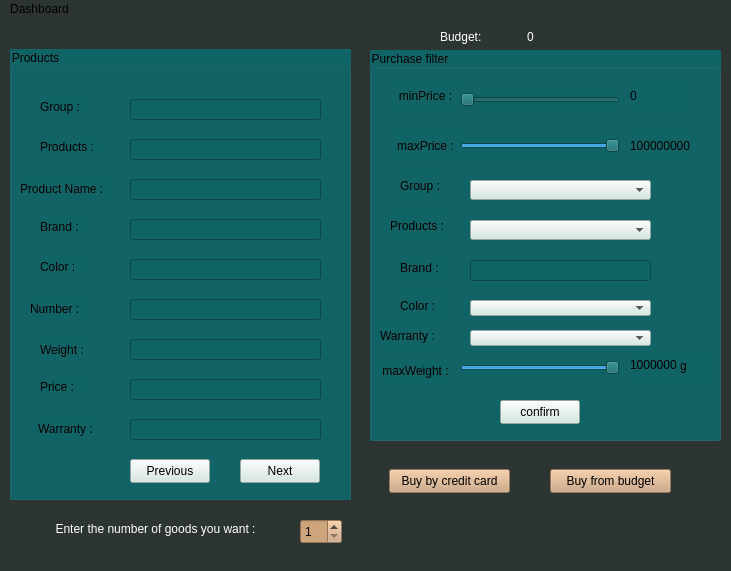
<?xml version="1.0" encoding="UTF-8"?>
<ui version="4.0">
 <class>Client</class>
 <widget class="QMainWindow" name="Client">
  <property name="geometry">
   <rect>
    <x>0</x>
    <y>0</y>
    <width>731</width>
    <height>571</height>
   </rect>
  </property>
  <property name="minimumSize">
   <size>
    <width>731</width>
    <height>571</height>
   </size>
  </property>
  <property name="maximumSize">
   <size>
    <width>731</width>
    <height>571</height>
   </size>
  </property>
  <property name="windowTitle">
   <string>MainWindow</string>
  </property>
  <property name="styleSheet">
   <string notr="true">background-color: #2C3531</string>
  </property>
  <widget class="QWidget" name="centralwidget">
   <widget class="QGroupBox" name="groupBox_2">
    <property name="geometry">
     <rect>
      <x>370</x>
      <y>31</y>
      <width>351</width>
      <height>391</height>
     </rect>
    </property>
    <property name="styleSheet">
     <string notr="true">background-color: #116466;
font: 600 9pt &quot;Segoe UI&quot;;</string>
    </property>
    <property name="title">
     <string>Purchase filter</string>
    </property>
    <widget class="QSlider" name="horizontalSlider_minPrice">
     <property name="geometry">
      <rect>
       <x>90</x>
       <y>40</y>
       <width>160</width>
       <height>20</height>
      </rect>
     </property>
     <property name="maximum">
      <number>100000000</number>
     </property>
     <property name="orientation">
      <enum>Qt::Horizontal</enum>
     </property>
    </widget>
    <widget class="QLabel" name="label_4">
     <property name="geometry">
      <rect>
       <x>20</x>
       <y>30</y>
       <width>71</width>
       <height>31</height>
      </rect>
     </property>
     <property name="styleSheet">
      <string notr="true">font: 600 9pt &quot;Segoe UI&quot;;</string>
     </property>
     <property name="text">
      <string>minPrice :</string>
     </property>
     <property name="alignment">
      <set>Qt::AlignCenter</set>
     </property>
    </widget>
    <widget class="QSlider" name="horizontalSlider_maxPrice">
     <property name="geometry">
      <rect>
       <x>90</x>
       <y>85</y>
       <width>160</width>
       <height>21</height>
      </rect>
     </property>
     <property name="layoutDirection">
      <enum>Qt::LeftToRight</enum>
     </property>
     <property name="minimum">
      <number>0</number>
     </property>
     <property name="maximum">
      <number>100000000</number>
     </property>
     <property name="singleStep">
      <number>1</number>
     </property>
     <property name="value">
      <number>100000000</number>
     </property>
     <property name="orientation">
      <enum>Qt::Horizontal</enum>
     </property>
    </widget>
    <widget class="QLabel" name="label_2">
     <property name="geometry">
      <rect>
       <x>20</x>
       <y>80</y>
       <width>71</width>
       <height>31</height>
      </rect>
     </property>
     <property name="styleSheet">
      <string notr="true">font: 600 9pt &quot;Segoe UI&quot;;</string>
     </property>
     <property name="text">
      <string>maxPrice :</string>
     </property>
     <property name="alignment">
      <set>Qt::AlignCenter</set>
     </property>
    </widget>
    <widget class="QLabel" name="label_setminPrice">
     <property name="geometry">
      <rect>
       <x>260</x>
       <y>30</y>
       <width>61</width>
       <height>31</height>
      </rect>
     </property>
     <property name="text">
      <string>0</string>
     </property>
    </widget>
    <widget class="QLabel" name="label_setmaxPrice">
     <property name="geometry">
      <rect>
       <x>260</x>
       <y>80</y>
       <width>61</width>
       <height>31</height>
      </rect>
     </property>
     <property name="text">
      <string>100000000</string>
     </property>
    </widget>
    <widget class="QComboBox" name="comboBox_group">
     <property name="geometry">
      <rect>
       <x>100</x>
       <y>130</y>
       <width>181</width>
       <height>20</height>
      </rect>
     </property>
     <property name="styleSheet">
      <string notr="true">background-color: #D1E8E2</string>
     </property>
     <item>
      <property name="text">
       <string/>
      </property>
     </item>
     <item>
      <property name="text">
       <string>Electronics</string>
      </property>
     </item>
     <item>
      <property name="text">
       <string>Home and Kitchen</string>
      </property>
     </item>
    </widget>
    <widget class="QLabel" name="label_3">
     <property name="geometry">
      <rect>
       <x>30</x>
       <y>120</y>
       <width>41</width>
       <height>31</height>
      </rect>
     </property>
     <property name="styleSheet">
      <string notr="true">font: 600 9pt &quot;Segoe UI&quot;;</string>
     </property>
     <property name="text">
      <string>Group :</string>
     </property>
    </widget>
    <widget class="QLabel" name="label_5">
     <property name="geometry">
      <rect>
       <x>20</x>
       <y>160</y>
       <width>61</width>
       <height>31</height>
      </rect>
     </property>
     <property name="styleSheet">
      <string notr="true">font: 600 9pt &quot;Segoe UI&quot;;</string>
     </property>
     <property name="text">
      <string>Products :</string>
     </property>
    </widget>
    <widget class="QComboBox" name="comboBox_products">
     <property name="enabled">
      <bool>true</bool>
     </property>
     <property name="geometry">
      <rect>
       <x>100</x>
       <y>170</y>
       <width>181</width>
       <height>20</height>
      </rect>
     </property>
     <property name="styleSheet">
      <string notr="true">background-color: #D1E8E2</string>
     </property>
     <item>
      <property name="text">
       <string/>
      </property>
     </item>
     <item>
      <property name="text">
       <string>Accessories &amp; Supplies</string>
      </property>
     </item>
     <item>
      <property name="text">
       <string>Cell Phones &amp; Accessories</string>
      </property>
     </item>
     <item>
      <property name="text">
       <string>Camera &amp; Photo</string>
      </property>
     </item>
     <item>
      <property name="text">
       <string>Televison &amp; Video</string>
      </property>
     </item>
     <item>
      <property name="text">
       <string>Video Game Consoles &amp; Accessories</string>
      </property>
     </item>
     <item>
      <property name="text">
       <string>Headphones</string>
      </property>
     </item>
     <item>
      <property name="text">
       <string>Computer &amp; Accessories</string>
      </property>
     </item>
     <item>
      <property name="text">
       <string>Bedding</string>
      </property>
     </item>
     <item>
      <property name="text">
       <string>Bath</string>
      </property>
     </item>
     <item>
      <property name="text">
       <string>Furniture</string>
      </property>
     </item>
     <item>
      <property name="text">
       <string>Home Decor</string>
      </property>
     </item>
     <item>
      <property name="text">
       <string>Kitchen &amp; dining</string>
      </property>
     </item>
     <item>
      <property name="text">
       <string>Cleaning Supplies</string>
      </property>
     </item>
     <item>
      <property name="text">
       <string>Irons &amp; Steamers</string>
      </property>
     </item>
    </widget>
    <widget class="QComboBox" name="color_combo">
     <property name="geometry">
      <rect>
       <x>100</x>
       <y>250</y>
       <width>181</width>
       <height>16</height>
      </rect>
     </property>
     <property name="styleSheet">
      <string notr="true">background-color: #D1E8E2</string>
     </property>
     <item>
      <property name="text">
       <string/>
      </property>
     </item>
     <item>
      <property name="text">
       <string>Red</string>
      </property>
     </item>
     <item>
      <property name="text">
       <string>Blue</string>
      </property>
     </item>
     <item>
      <property name="text">
       <string>Yellow</string>
      </property>
     </item>
     <item>
      <property name="text">
       <string>Pink</string>
      </property>
     </item>
     <item>
      <property name="text">
       <string>Orange</string>
      </property>
     </item>
     <item>
      <property name="text">
       <string>Green</string>
      </property>
     </item>
     <item>
      <property name="text">
       <string>Brown</string>
      </property>
     </item>
     <item>
      <property name="text">
       <string>Purple</string>
      </property>
     </item>
     <item>
      <property name="text">
       <string>White</string>
      </property>
     </item>
     <item>
      <property name="text">
       <string>Gray</string>
      </property>
     </item>
     <item>
      <property name="text">
       <string>Black</string>
      </property>
     </item>
    </widget>
    <widget class="QLabel" name="label_6">
     <property name="geometry">
      <rect>
       <x>30</x>
       <y>240</y>
       <width>49</width>
       <height>31</height>
      </rect>
     </property>
     <property name="styleSheet">
      <string notr="true">font: 600 9pt &quot;Segoe UI&quot;;</string>
     </property>
     <property name="text">
      <string>Color :</string>
     </property>
    </widget>
    <widget class="QLineEdit" name="lineEdit_brand">
     <property name="geometry">
      <rect>
       <x>100</x>
       <y>210</y>
       <width>181</width>
       <height>21</height>
      </rect>
     </property>
    </widget>
    <widget class="QLabel" name="label_7">
     <property name="geometry">
      <rect>
       <x>30</x>
       <y>207</y>
       <width>49</width>
       <height>21</height>
      </rect>
     </property>
     <property name="styleSheet">
      <string notr="true">font: 600 9pt &quot;Segoe UI&quot;;</string>
     </property>
     <property name="text">
      <string>Brand :</string>
     </property>
    </widget>
    <widget class="QPushButton" name="pushButton">
     <property name="geometry">
      <rect>
       <x>130</x>
       <y>350</y>
       <width>80</width>
       <height>24</height>
      </rect>
     </property>
     <property name="styleSheet">
      <string notr="true">background-color: #D1E8E2</string>
     </property>
     <property name="text">
      <string>confirm</string>
     </property>
    </widget>
    <widget class="QLabel" name="label_8">
     <property name="geometry">
      <rect>
       <x>10</x>
       <y>270</y>
       <width>61</width>
       <height>31</height>
      </rect>
     </property>
     <property name="styleSheet">
      <string notr="true">font: 600 9pt &quot;Segoe UI&quot;;</string>
     </property>
     <property name="text">
      <string>Warranty :</string>
     </property>
    </widget>
    <widget class="QComboBox" name="comboBox_warranty">
     <property name="geometry">
      <rect>
       <x>100</x>
       <y>280</y>
       <width>181</width>
       <height>16</height>
      </rect>
     </property>
     <property name="styleSheet">
      <string notr="true">background-color: #D1E8E2</string>
     </property>
     <item>
      <property name="text">
       <string/>
      </property>
     </item>
     <item>
      <property name="text">
       <string>True</string>
      </property>
     </item>
     <item>
      <property name="text">
       <string>False</string>
      </property>
     </item>
    </widget>
    <widget class="QLabel" name="label_18">
     <property name="geometry">
      <rect>
       <x>10</x>
       <y>310</y>
       <width>71</width>
       <height>21</height>
      </rect>
     </property>
     <property name="styleSheet">
      <string notr="true">font: 600 9pt &quot;Segoe UI&quot;;</string>
     </property>
     <property name="text">
      <string>maxWeight :</string>
     </property>
     <property name="alignment">
      <set>Qt::AlignCenter</set>
     </property>
    </widget>
    <widget class="QSlider" name="horizontalSlider_weight">
     <property name="geometry">
      <rect>
       <x>90</x>
       <y>310</y>
       <width>160</width>
       <height>16</height>
      </rect>
     </property>
     <property name="maximum">
      <number>1000000</number>
     </property>
     <property name="value">
      <number>1000000</number>
     </property>
     <property name="orientation">
      <enum>Qt::Horizontal</enum>
     </property>
    </widget>
    <widget class="QLabel" name="label_weight">
     <property name="geometry">
      <rect>
       <x>260</x>
       <y>299</y>
       <width>51</width>
       <height>31</height>
      </rect>
     </property>
     <property name="text">
      <string>1000000</string>
     </property>
    </widget>
    <widget class="QLabel" name="label_19">
     <property name="geometry">
      <rect>
       <x>310</x>
       <y>300</y>
       <width>31</width>
       <height>31</height>
      </rect>
     </property>
     <property name="styleSheet">
      <string notr="true">font: 600 9pt &quot;Segoe UI&quot;;</string>
     </property>
     <property name="text">
      <string>g</string>
     </property>
    </widget>
   </widget>
   <widget class="QLabel" name="label">
    <property name="geometry">
     <rect>
      <x>440</x>
      <y>10</y>
      <width>51</width>
      <height>16</height>
     </rect>
    </property>
    <property name="styleSheet">
     <string notr="true">font: 700 9pt &quot;Segoe UI&quot;;
color: rgb(255, 255, 255);</string>
    </property>
    <property name="text">
     <string>Budget:</string>
    </property>
   </widget>
   <widget class="QLabel" name="label_budget">
    <property name="geometry">
     <rect>
      <x>490</x>
      <y>10</y>
      <width>81</width>
      <height>16</height>
     </rect>
    </property>
    <property name="styleSheet">
     <string notr="true">font: 700 9pt &quot;Segoe UI&quot;;
color: rgb(255, 255, 255);</string>
    </property>
    <property name="text">
     <string>0</string>
    </property>
    <property name="alignment">
     <set>Qt::AlignCenter</set>
    </property>
   </widget>
   <widget class="QSpinBox" name="spinBox">
    <property name="geometry">
     <rect>
      <x>300</x>
      <y>500</y>
      <width>42</width>
      <height>25</height>
     </rect>
    </property>
    <property name="styleSheet">
     <string notr="true">background-color: rgb(206, 164, 124);
font: 600 9pt &quot;Segoe UI&quot;;</string>
    </property>
    <property name="minimum">
     <number>1</number>
    </property>
    <property name="value">
     <number>1</number>
    </property>
   </widget>
   <widget class="QLabel" name="label_20">
    <property name="geometry">
     <rect>
      <x>40</x>
      <y>500</y>
      <width>231</width>
      <height>20</height>
     </rect>
    </property>
    <property name="styleSheet">
     <string notr="true">font: 600 9pt &quot;Segoe UI&quot;;
color: rgb(255, 255, 255);</string>
    </property>
    <property name="text">
     <string>Enter the number of goods you want :</string>
    </property>
    <property name="alignment">
     <set>Qt::AlignCenter</set>
    </property>
   </widget>
   <widget class="QGroupBox" name="groupBox">
    <property name="geometry">
     <rect>
      <x>10</x>
      <y>30</y>
      <width>341</width>
      <height>451</height>
     </rect>
    </property>
    <property name="styleSheet">
     <string notr="true">background-color: #116466;
font: 600 9pt &quot;Segoe UI&quot;;</string>
    </property>
    <property name="title">
     <string>Products</string>
    </property>
    <widget class="QLabel" name="label_9">
     <property name="geometry">
      <rect>
       <x>30</x>
       <y>50</y>
       <width>49</width>
       <height>16</height>
      </rect>
     </property>
     <property name="text">
      <string>Group :</string>
     </property>
    </widget>
    <widget class="QLabel" name="label_10">
     <property name="geometry">
      <rect>
       <x>30</x>
       <y>90</y>
       <width>61</width>
       <height>16</height>
      </rect>
     </property>
     <property name="text">
      <string>Products :</string>
     </property>
    </widget>
    <widget class="QLabel" name="label_11">
     <property name="geometry">
      <rect>
       <x>10</x>
       <y>130</y>
       <width>91</width>
       <height>20</height>
      </rect>
     </property>
     <property name="text">
      <string>Product Name :</string>
     </property>
    </widget>
    <widget class="QLabel" name="label_12">
     <property name="geometry">
      <rect>
       <x>30</x>
       <y>170</y>
       <width>49</width>
       <height>16</height>
      </rect>
     </property>
     <property name="text">
      <string>Brand :</string>
     </property>
    </widget>
    <widget class="QLabel" name="label_13">
     <property name="geometry">
      <rect>
       <x>30</x>
       <y>210</y>
       <width>49</width>
       <height>16</height>
      </rect>
     </property>
     <property name="text">
      <string>Color :</string>
     </property>
    </widget>
    <widget class="QLabel" name="label_14">
     <property name="geometry">
      <rect>
       <x>20</x>
       <y>250</y>
       <width>61</width>
       <height>20</height>
      </rect>
     </property>
     <property name="text">
      <string>Number :</string>
     </property>
    </widget>
    <widget class="QLabel" name="label_15">
     <property name="geometry">
      <rect>
       <x>30</x>
       <y>290</y>
       <width>49</width>
       <height>21</height>
      </rect>
     </property>
     <property name="text">
      <string>Weight :</string>
     </property>
    </widget>
    <widget class="QLabel" name="label_16">
     <property name="geometry">
      <rect>
       <x>30</x>
       <y>330</y>
       <width>49</width>
       <height>16</height>
      </rect>
     </property>
     <property name="text">
      <string>Price :</string>
     </property>
    </widget>
    <widget class="QLineEdit" name="lineEdit">
     <property name="geometry">
      <rect>
       <x>120</x>
       <y>50</y>
       <width>191</width>
       <height>21</height>
      </rect>
     </property>
     <property name="readOnly">
      <bool>true</bool>
     </property>
    </widget>
    <widget class="QLineEdit" name="lineEdit_2">
     <property name="geometry">
      <rect>
       <x>120</x>
       <y>90</y>
       <width>191</width>
       <height>21</height>
      </rect>
     </property>
     <property name="readOnly">
      <bool>true</bool>
     </property>
    </widget>
    <widget class="QLineEdit" name="lineEdit_3">
     <property name="geometry">
      <rect>
       <x>120</x>
       <y>130</y>
       <width>191</width>
       <height>21</height>
      </rect>
     </property>
     <property name="readOnly">
      <bool>true</bool>
     </property>
    </widget>
    <widget class="QLineEdit" name="lineEdit_4">
     <property name="geometry">
      <rect>
       <x>120</x>
       <y>170</y>
       <width>191</width>
       <height>21</height>
      </rect>
     </property>
     <property name="readOnly">
      <bool>true</bool>
     </property>
    </widget>
    <widget class="QLineEdit" name="lineEdit_5">
     <property name="geometry">
      <rect>
       <x>120</x>
       <y>210</y>
       <width>191</width>
       <height>21</height>
      </rect>
     </property>
     <property name="readOnly">
      <bool>true</bool>
     </property>
    </widget>
    <widget class="QLineEdit" name="lineEdit_6">
     <property name="geometry">
      <rect>
       <x>120</x>
       <y>250</y>
       <width>191</width>
       <height>21</height>
      </rect>
     </property>
     <property name="readOnly">
      <bool>true</bool>
     </property>
    </widget>
    <widget class="QLineEdit" name="lineEdit_7">
     <property name="geometry">
      <rect>
       <x>120</x>
       <y>290</y>
       <width>191</width>
       <height>21</height>
      </rect>
     </property>
     <property name="readOnly">
      <bool>true</bool>
     </property>
    </widget>
    <widget class="QLineEdit" name="lineEdit_8">
     <property name="geometry">
      <rect>
       <x>120</x>
       <y>330</y>
       <width>191</width>
       <height>21</height>
      </rect>
     </property>
     <property name="readOnly">
      <bool>true</bool>
     </property>
    </widget>
    <widget class="QLineEdit" name="lineEdit_9">
     <property name="geometry">
      <rect>
       <x>120</x>
       <y>370</y>
       <width>191</width>
       <height>21</height>
      </rect>
     </property>
     <property name="styleSheet">
      <string notr="true">border-color: rgb(206, 164, 124);
</string>
     </property>
     <property name="readOnly">
      <bool>true</bool>
     </property>
    </widget>
    <widget class="QLabel" name="label_17">
     <property name="geometry">
      <rect>
       <x>28</x>
       <y>370</y>
       <width>61</width>
       <height>20</height>
      </rect>
     </property>
     <property name="text">
      <string>Warranty :</string>
     </property>
    </widget>
    <widget class="QPushButton" name="pushButton_2">
     <property name="geometry">
      <rect>
       <x>230</x>
       <y>410</y>
       <width>80</width>
       <height>24</height>
      </rect>
     </property>
     <property name="styleSheet">
      <string notr="true">background-color: #D1E8E2</string>
     </property>
     <property name="text">
      <string>Next</string>
     </property>
    </widget>
    <widget class="QPushButton" name="pushButton_3">
     <property name="geometry">
      <rect>
       <x>120</x>
       <y>410</y>
       <width>80</width>
       <height>24</height>
      </rect>
     </property>
     <property name="styleSheet">
      <string notr="true">background-color: #D1E8E2</string>
     </property>
     <property name="text">
      <string>Previous</string>
     </property>
    </widget>
   </widget>
   <widget class="QPushButton" name="pushButton_4">
    <property name="geometry">
     <rect>
      <x>389</x>
      <y>450</y>
      <width>121</width>
      <height>24</height>
     </rect>
    </property>
    <property name="styleSheet">
     <string notr="true">
background-color: rgb(206, 164, 124);
font: 600 9pt &quot;Segoe UI&quot;;</string>
    </property>
    <property name="text">
     <string>Buy by credit card</string>
    </property>
   </widget>
   <widget class="QPushButton" name="pushButton_5">
    <property name="geometry">
     <rect>
      <x>550</x>
      <y>450</y>
      <width>121</width>
      <height>24</height>
     </rect>
    </property>
    <property name="styleSheet">
     <string notr="true">background-color: rgb(206, 164, 124);
font: 600 9pt &quot;Segoe UI&quot;;</string>
    </property>
    <property name="text">
     <string>Buy from budget</string>
    </property>
   </widget>
  </widget>
  <widget class="QMenuBar" name="menubar">
   <property name="geometry">
    <rect>
     <x>0</x>
     <y>0</y>
     <width>731</width>
     <height>17</height>
    </rect>
   </property>
   <widget class="QMenu" name="menuDashboard">
    <property name="title">
     <string>Dashboard</string>
    </property>
    <addaction name="actionProfile"/>
    <addaction name="actionExit"/>
   </widget>
   <addaction name="menuDashboard"/>
  </widget>
  <widget class="QStatusBar" name="statusbar"/>
  <action name="actionProfile">
   <property name="text">
    <string>Profile</string>
   </property>
  </action>
  <action name="actionExit">
   <property name="text">
    <string>Exit</string>
   </property>
  </action>
 </widget>
 <resources/>
 <connections/>
</ui>
